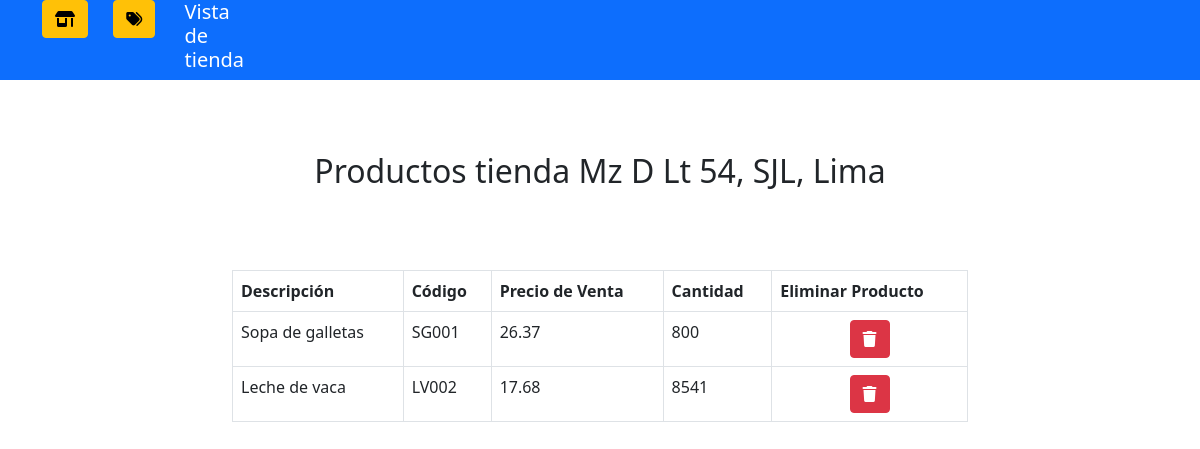
Screenshot of /verTienda/2/ with the database file from the repository.
### tiendas/models.py (models this page shows, shortened)
class tiendaInfo(models.Model):
    direccion = models.CharField(max_length=32, blank=True, null=True)
    provincia = models.CharField(max_length=32, blank=True, null=True)
    region = models.CharField(max_length=32, blank=True, null=True)
    fechaCreacion = models.CharField(max_length=32, blank=True, null=True)
    telefonoContacto = models.CharField(max_length=32, blank=True, null=True)

class productoInfo(models.Model):
    descripcion = models.CharField(max_length=32, blank=True, null=True)
    codigo = models.CharField(max_length=32, blank=True, null=True)
    precioVenta = models.CharField(max_length=32, blank=True, null=True)
    cantidad = models.CharField(max_length=32, blank=True, null=True)
    tiendaRelacionada = models.ForeignKey(tiendaInfo, max_length=32, on_delete=models.SET_NULL, blank=True, null=True)

### tiendas/views.py (the view)
# urls.py: path('verTienda/<str:idTienda>/', views.verTienda, name='verTienda'),
def verTienda(request, idTienda):
    cache.set('idTienda',idTienda)
    tiendaSeleccionada = tiendaInfo.objects.get(id=idTienda)
    productosTienda = tiendaSeleccionada.productoinfo_set.all().order_by('id')
    context = {
        'tiendaSeleccionada': tiendaSeleccionada,
        'productosTot': productosTienda
    }
    return render(request, 'verTienda.html', context)

### tiendas/templates/verTienda.html (shortened to what this page needs)
{% load static %}
<!DOCTYPE html>
<html>
    <head>
        <link href="https://cdn.jsdelivr.net/npm/bootstrap@5.0.2/dist/css/bootstrap.min.css" rel="stylesheet">
        <link rel="stylesheet" href="https://cdnjs.cloudflare.com/ajax/libs/font-awesome/6.3.0/css/all.min.css" />
    </head>
    <body>
        <div class="bg-primary">
            <div class="container">
                <div class="row">
                    <div class="col-3 text-white">
                        <div class="row">
                            <div class="col-3" >
                                <a class="btn btn-warning" href="{% url 'tiendas:gestionTienda' %}"><i class="fa-solid fa-shop"></i></a>
                            </div>
                            <div class="col-3">
                                <a class="btn btn-warning" href="{% url 'tiendas:productos' %}"><i class="fa-solid fa-tags"></i></a>
                            </div>
                            <div class="col-3">
                                <h5>Vista de tienda</h5>
                            </div>
                        </div>
                    </div>
                </div>
            </div>
        </div>
        <br>
        <div class="mt-5 text-center">
            <h2>Productos tienda {{ tiendaSeleccionada.direccion }}, {{ tiendaSeleccionada.provincia }}, {{ tiendaSeleccionada.region }}</h2>
        </div>
        <br>
        <div class="mt-5 container">
            <div class="row justify-content-center">
                <div class="col-8">
                    <table class="table table-bordered">
                        <thead>
                            <th>Descripción</th>
                            <th>Código</th>
                            <th>Precio de Venta</th>
                            <th>Cantidad</th>
                            <th>Eliminar Producto</th>
                        </thead>
                        <tbody>
                            {% for producto in productosTot %}
                            <tr>
                                <td>{{ producto.descripcion }}</td>
                                <td>{{ producto.codigo }}</td>
                                <td>{{ producto.precioVenta }}</td>
                                <td>{{ producto.cantidad }}</td>
                                <td class="text-center"><a class="btn btn-danger" href="{% url 'tiendas:eliminarProductoTienda' producto.id %}"><i class="fa-solid fa-trash"></i></a></td>
                            </tr>
                            {% endfor %}
                        </tbody>
                    </table>
                </div>
            </div>
        </div>
    </body>
</html>

### rows the page displays
tiendaInfo: direccion "Mz D Lt 54", provincia "SJL", region "Lima"
productoInfo: descripcion "Sopa de galletas", codigo "SG001", precioVenta "26.37", cantidad "800"
productoInfo: descripcion "Leche de vaca", codigo "LV002", precioVenta "17.68", cantidad "8541"
